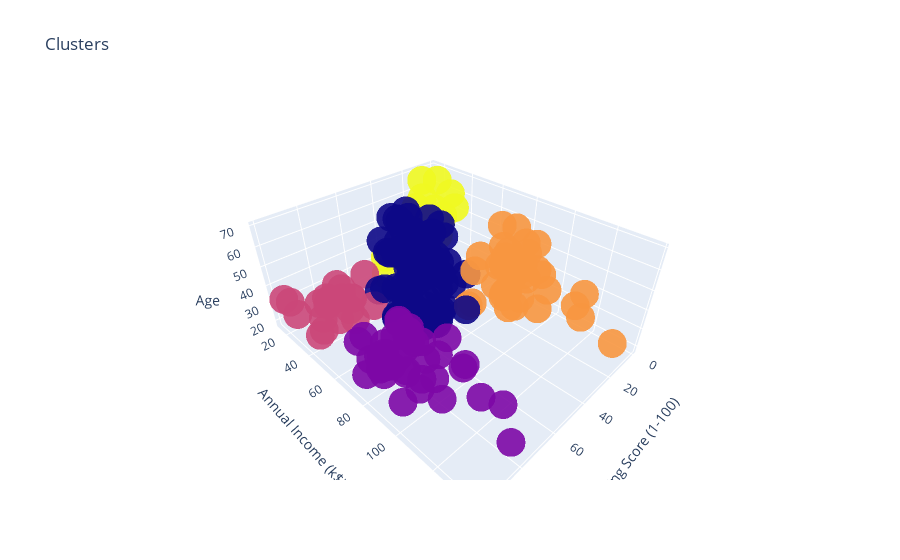

The cell this chart's notebook holds for it:
### Code cell
#Visualization of the Clusters
cluster = KMeans(n_clusters = 5, random_state= 5)
y_KMeans = cluster.fit_predict(X)
mall_customer['clusters'] = cluster.labels_

Cluster_graph = go.Scatter3d(
    x= X['Spending Score (1-100)'],
    y= X['Annual Income (k$)'],
    z= X['Age'],
    mode='markers',
     marker=dict(
        color = mall_customer['clusters'], 
        size= 10,
        line=dict(
            color= mall_customer['clusters'],
        ),
        opacity = 0.9
     )
)
layout = go.Layout(
    title= 'Clusters',
    scene = dict(
            xaxis = dict(title  = 'Spending Score (1-100)'),
            yaxis = dict(title  = 'Annual Income (k$)'),
            zaxis = dict(title  = 'Age')
        )
)
fig = go.Figure(data=Cluster_graph, layout=layout)
py.offline.iplot(fig)

### Figure 1 — Plotly figure (JSON) as saved in the notebook; plotly's stock layout.template omitted (floating-point values rounded to 4 significant figures; data arrays with more than 128 entries replaced by an {"elided": "..."} marker saying what was removed)
{"data": [{"marker": {"color": {"elided": "200 int values"}, "line": {"color": {"elided": "200 int values"}}, "opacity": 0.9, "size": 10}, "mode": "markers", "type": "scatter3d", "x": {"elided": "200 int values"}, "y": {"elided": "200 int values"}, "z": {"elided": "200 int values"}}], "layout": {"scene": {"xaxis": {"title": {"text": "Spending Score (1-100)"}}, "yaxis": {"title": {"text": "Annual Income (k$)"}}, "zaxis": {"title": {"text": "Age"}}}, "title": {"text": "Clusters"}}}
